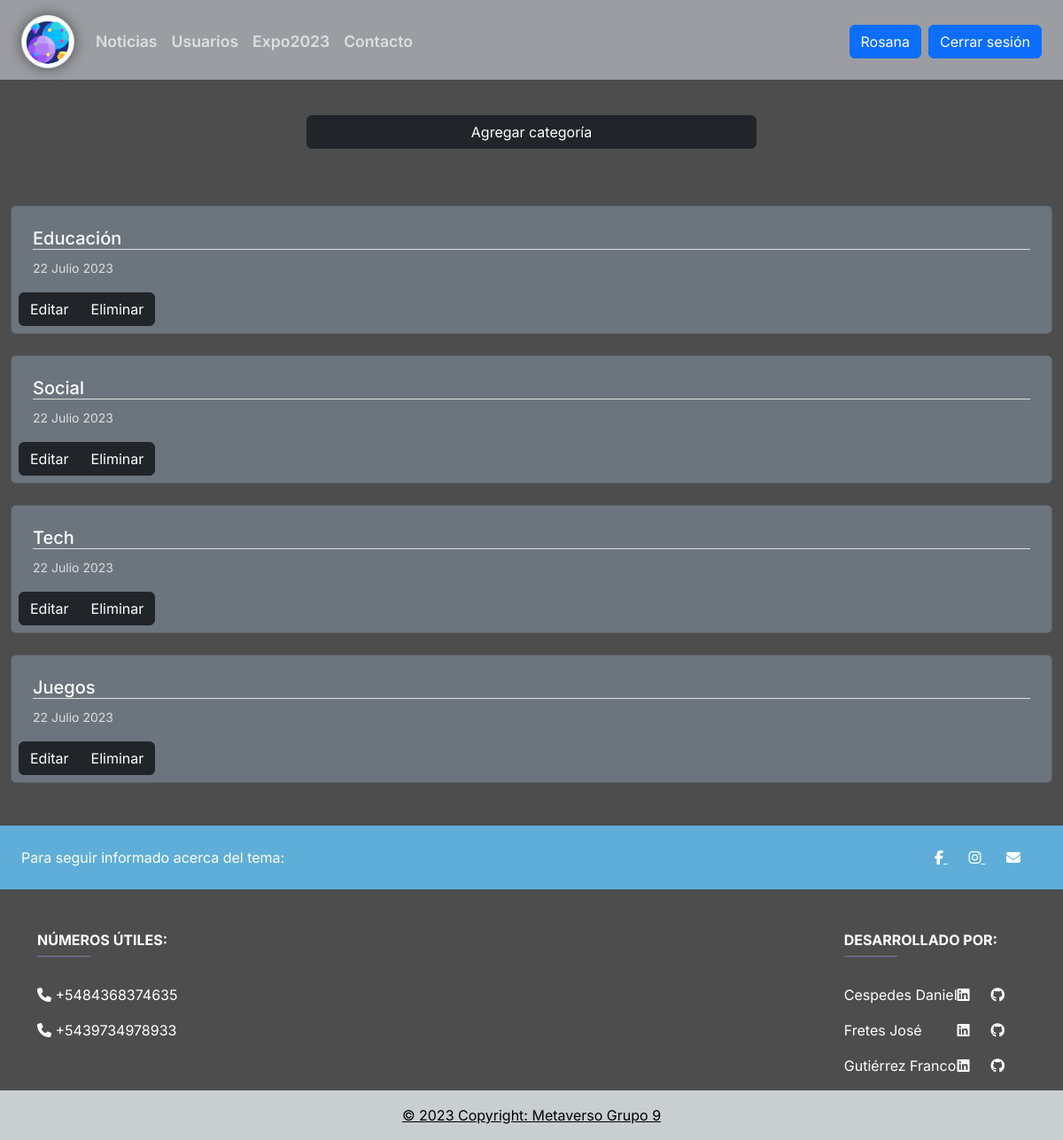
The app's page /administrar_categorias/ (signed in), older data.
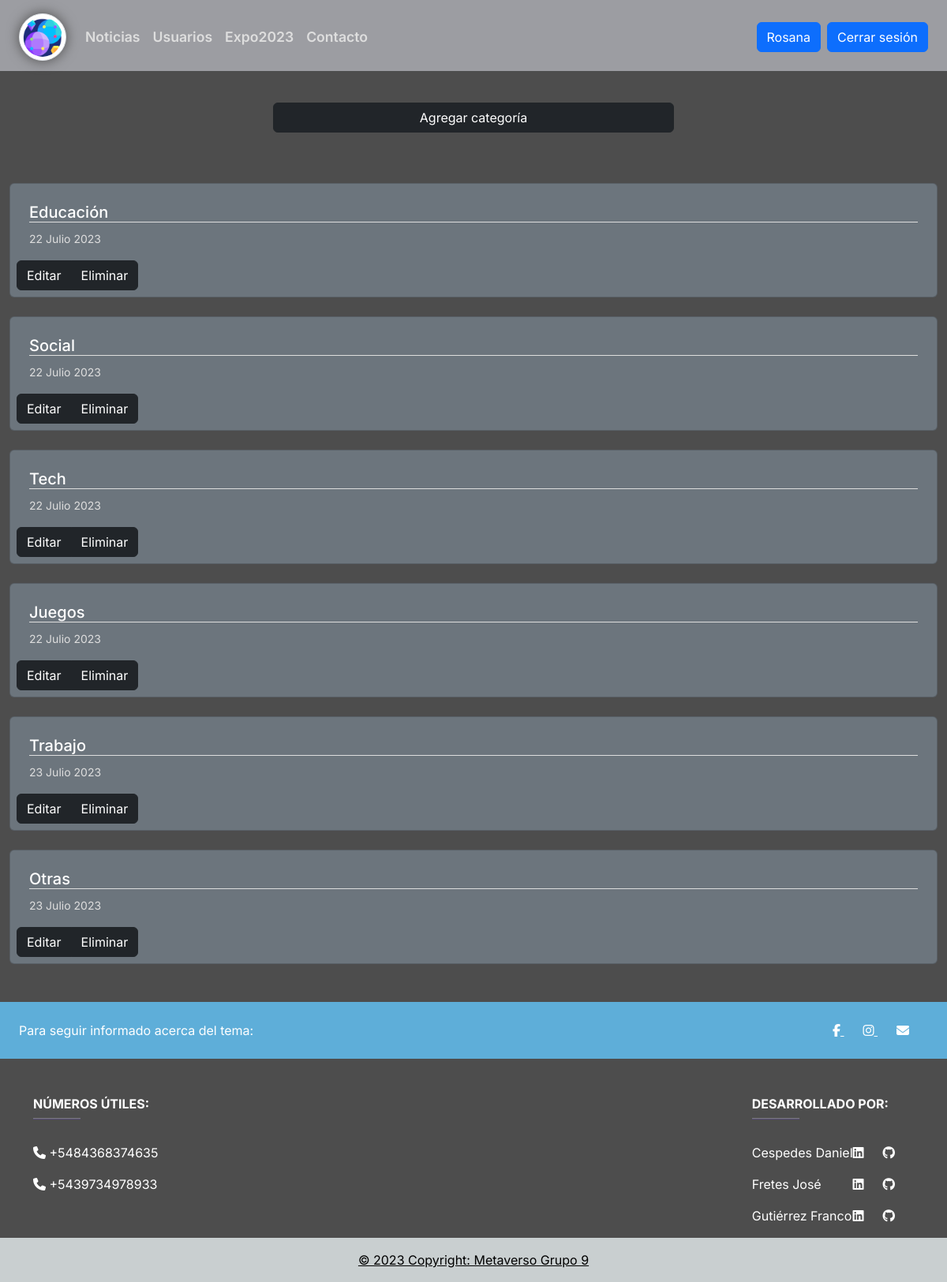
The same page, newer data.
### apps/blog/models.py (models this page shows, shortened)
class Categoria(models.Model):
    id = models.AutoField(primary_key=True)
    nombre = models.CharField(max_length=40, blank=False, null=False)
    activado = models.BooleanField(default=True)
    fecha_creacion = models.DateField(auto_now_add=True)
    class Meta:
        verbose_name_plural = 'Categorias'

### apps/blog/views.py (the view)
# urls.py: path('administrar_categorias/', views.administrarCategorias, name='administrar_categorias'),
def administrarCategorias(request):
    categorias= Categoria.objects.all()
    context={'categorias':categorias}
    return render(request, 'categoria/administrar_categorias.html', context)

### templates/categoria/administrar_categorias.html (shortened to what this page needs)
{% extends 'base.html' %}
{% load static %}
{% block content %}
<div class="d-grid gap-2 col-6 mx-auto jumbotron">
    <a href="{% url 'blog:agregar_categoria'%}" class="btn btn-dark" type="button">Agregar categoría</a>
</div>
{% if categorias %}
  {% for categoria in categorias %}
    <div class="card text-bg-secondary mb-3" >
        <div class="row g-0">
            <div class="col">
                <div class="card-body">
                    <h5 class="card-title">{{categoria.nombre}}</h5>
                    <p class="card-text"><small class="text-muted-custom">{{categoria.fecha_creacion}}</small></p>
                </div>
            </div>
        </div>
        <div class="row g-0">
            <div class='col'>
                <div class="btn-group" role="group" aria-label="Basic outlined example">
                    <a type="button" class="btn btn-dark" href="{% url 'blog:actualizar_categoria' categoria.id %}">Editar</a>
                    <a type="button" class="btn btn-dark" href="{% url 'blog:eliminar_categoria' categoria.id %}">Eliminar</a>
                </div>
              </div>
        </div>
    </div>
  {% endfor %}
{% else %}
  <h1>No hay categorias creadas</h1>
{% endif %}
{% endblock content %}

Row changes from the older to the newer data that the page shows:
added Categoria: nombre "Trabajo", fecha_creacion "23 Julio 2023"
added Categoria: nombre "Otras", fecha_creacion "23 Julio 2023"
